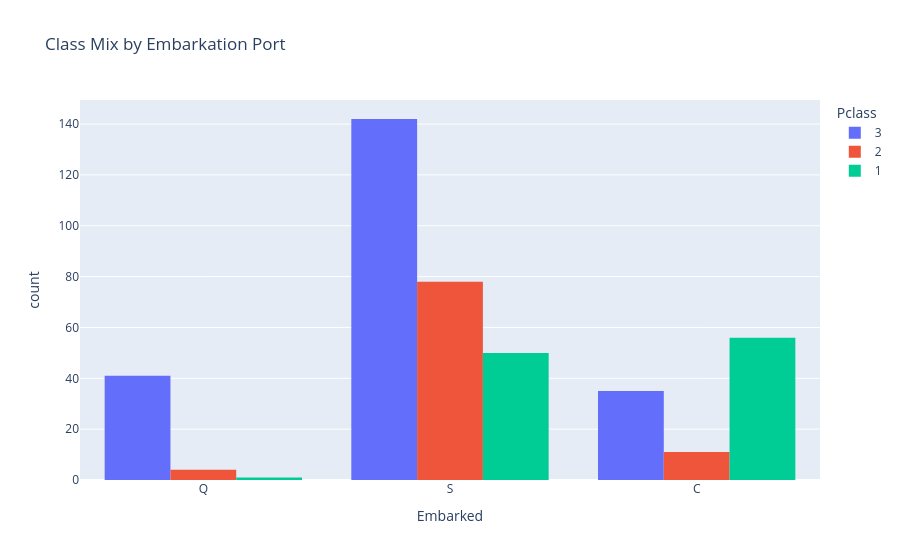
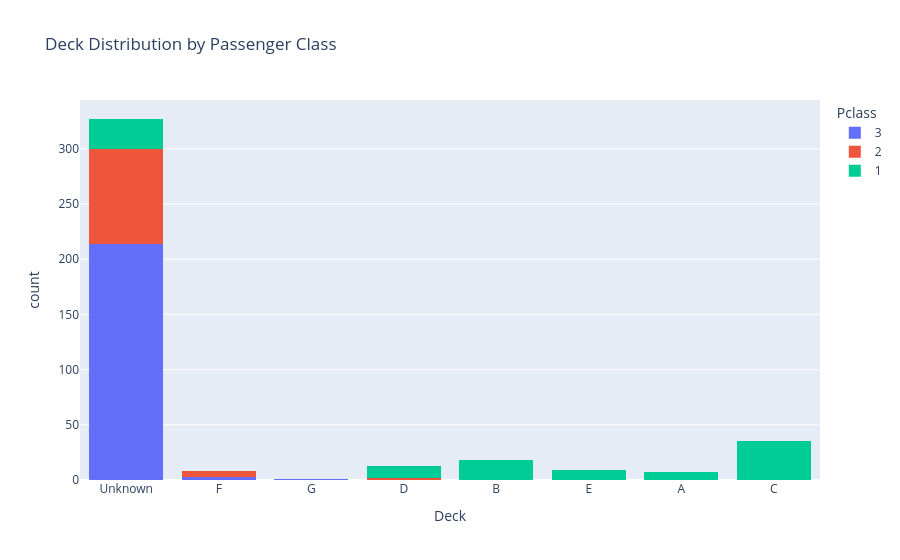

Source (notebook cell) for these figures, in order:
### Code cell
# Class mix by Embarkation Port
fig_class_port = px.histogram(
    df, 
    x="Embarked", 
    color="Pclass", 
    barmode="group",
    title="Class Mix by Embarkation Port"
)
fig_class_port.show()

# Deck distribution by Class
fig_deck_class = px.histogram(
    df, 
    x="Deck", 
    color="Pclass", 
    barmode="stack",
    title="Deck Distribution by Passenger Class"
)
fig_deck_class.show()

### Figure 1 — Plotly figure (JSON) as saved in the notebook; plotly's stock layout.template omitted (floating-point values rounded to 4 significant figures; data arrays with more than 128 entries replaced by an {"elided": "..."} marker saying what was removed)
{"data": [{"alignmentgroup": "True", "bingroup": "x", "hovertemplate": "Pclass=3<br>Embarked=%{x}<br>count=%{y}<extra></extra>", "legendgroup": "3", "marker": {"color": "#636efa", "pattern": {"shape": ""}}, "name": "3", "offsetgroup": "3", "orientation": "v", "showlegend": true, "type": "histogram", "x": {"elided": "218 str values"}, "xaxis": "x", "yaxis": "y"}, {"alignmentgroup": "True", "bingroup": "x", "hovertemplate": "Pclass=2<br>Embarked=%{x}<br>count=%{y}<extra></extra>", "legendgroup": "2", "marker": {"color": "#EF553B", "pattern": {"shape": ""}}, "name": "2", "offsetgroup": "2", "orientation": "v", "showlegend": true, "type": "histogram", "x": ["Q", "S", "S", "C", "Q", "S", "S", "S", "C", "S", "C", "S", "S", "S", "Q", "S", "S", "S", "C", "S", "S", "S", "S", "S", "S", "S", "S", "S", "S", "S", "S", "S", "S", "S", "S", "Q", "S", "S", "S", "S", "S", "S", "S", "C", "S", "S", "S", "S", "S", "S", "S", "S", "S", "S", "S", "C", "S", "S", "S", "S", "S", "C", "C", "S", "S", "S", "S", "S", "S", "S", "S", "S", "S", "S", "S", "S", "S", "S", "S", "S", "C", "S", "C", "S", "S", "S", "S", "S", "S", "S", "S", "C", "S"], "xaxis": "x", "yaxis": "y"}, {"alignmentgroup": "True", "bingroup": "x", "hovertemplate": "Pclass=1<br>Embarked=%{x}<br>count=%{y}<extra></extra>", "legendgroup": "1", "marker": {"color": "#00cc96", "pattern": {"shape": ""}}, "name": "1", "offsetgroup": "1", "orientation": "v", "showlegend": true, "type": "histogram", "x": ["S", "S", "S", "C", "S", "C", "C", "C", "S", "C", "S", "S", "C", "C", "S", "S", "C", "C", "S", "C", "S", "C", "C", "C", "S", "S", "S", "S", "C", "S", "C", "C", "S", "C", "C", "C", "S", "C", "S", "S", "S", "C", "S", "S", "C", "C", "C", "C", "C", "S", "C", "S", "C", "C", "C", "C", "S", "S", "C", "C", "S", "C", "C", "C", "C", "C", "S", "C", "S", "C", "C", "S", "S", "S", "S", "S", "S", "S", "C", "C", "S", "S", "C", "C", "S", "C", "C", "S", "S", "C", "C", "C", "S", "S", "C", "S", "S", "S", "S", "C", "S", "C", "S", "C", "C", "Q", "C"], "xaxis": "x", "yaxis": "y"}], "layout": {"barmode": "group", "legend": {"title": {"text": "Pclass"}, "tracegroupgap": 0}, "title": {"text": "Class Mix by Embarkation Port"}, "xaxis": {"anchor": "y", "domain": [0, 1], "title": {"text": "Embarked"}}, "yaxis": {"anchor": "x", "domain": [0, 1], "title": {"text": "count"}}}}

### Figure 2 — Plotly figure (JSON) as saved in the notebook; plotly's stock layout.template omitted (floating-point values rounded to 4 significant figures; data arrays with more than 128 entries replaced by an {"elided": "..."} marker saying what was removed)
{"data": [{"bingroup": "x", "hovertemplate": "Pclass=3<br>Deck=%{x}<br>count=%{y}<extra></extra>", "legendgroup": "3", "marker": {"color": "#636efa", "pattern": {"shape": ""}}, "name": "3", "orientation": "v", "showlegend": true, "type": "histogram", "x": {"elided": "218 str values"}, "xaxis": "x", "yaxis": "y"}, {"bingroup": "x", "hovertemplate": "Pclass=2<br>Deck=%{x}<br>count=%{y}<extra></extra>", "legendgroup": "2", "marker": {"color": "#EF553B", "pattern": {"shape": ""}}, "name": "2", "orientation": "v", "showlegend": true, "type": "histogram", "x": ["Unknown", "Unknown", "Unknown", "Unknown", "Unknown", "Unknown", "Unknown", "Unknown", "Unknown", "Unknown", "Unknown", "Unknown", "Unknown", "Unknown", "Unknown", "Unknown", "Unknown", "F", "Unknown", "Unknown", "Unknown", "Unknown", "Unknown", "Unknown", "Unknown", "Unknown", "Unknown", "Unknown", "Unknown", "F", "Unknown", "Unknown", "Unknown", "Unknown", "Unknown", "Unknown", "Unknown", "Unknown", "Unknown", "Unknown", "Unknown", "Unknown", "Unknown", "Unknown", "F", "Unknown", "Unknown", "Unknown", "Unknown", "Unknown", "Unknown", "Unknown", "Unknown", "Unknown", "Unknown", "Unknown", "Unknown", "Unknown", "Unknown", "Unknown", "Unknown", "Unknown", "D", "Unknown", "Unknown", "Unknown", "F", "F", "Unknown", "Unknown", "Unknown", "Unknown", "Unknown", "Unknown", "Unknown", "Unknown", "Unknown", "Unknown", "Unknown", "Unknown", "Unknown", "Unknown", "Unknown", "Unknown", "Unknown", "Unknown", "Unknown", "Unknown", "Unknown", "Unknown", "Unknown", "D", "Unknown"], "xaxis": "x", "yaxis": "y"}, {"bingroup": "x", "hovertemplate": "Pclass=1<br>Deck=%{x}<br>count=%{y}<extra></extra>", "legendgroup": "1", "marker": {"color": "#00cc96", "pattern": {"shape": ""}}, "name": "1", "orientation": "v", "showlegend": true, "type": "histogram", "x": ["Unknown", "B", "E", "Unknown", "Unknown", "Unknown", "B", "B", "A", "C", "D", "D", "A", "D", "C", "C", "B", "B", "Unknown", "C", "C", "D", "C", "C", "C", "C", "Unknown", "B", "Unknown", "C", "C", "A", "C", "C", "C", "C", "Unknown", "B", "Unknown", "E", "Unknown", "C", "C", "D", "B", "Unknown", "C", "E", "E", "D", "B", "Unknown", "E", "C", "Unknown", "A", "B", "Unknown", "C", "Unknown", "Unknown", "C", "D", "C", "Unknown", "E", "D", "C", "Unknown", "C", "C", "B", "Unknown", "A", "Unknown", "B", "C", "B", "C", "B", "Unknown", "Unknown", "Unknown", "A", "C", "B", "D", "E", "C", "E", "Unknown", "E", "B", "A", "Unknown", "C", "B", "D", "C", "B", "C", "Unknown", "Unknown", "D", "C", "C", "C"], "xaxis": "x", "yaxis": "y"}], "layout": {"barmode": "stack", "legend": {"title": {"text": "Pclass"}, "tracegroupgap": 0}, "title": {"text": "Deck Distribution by Passenger Class"}, "xaxis": {"anchor": "y", "domain": [0, 1], "title": {"text": "Deck"}}, "yaxis": {"anchor": "x", "domain": [0, 1], "title": {"text": "count"}}}}
